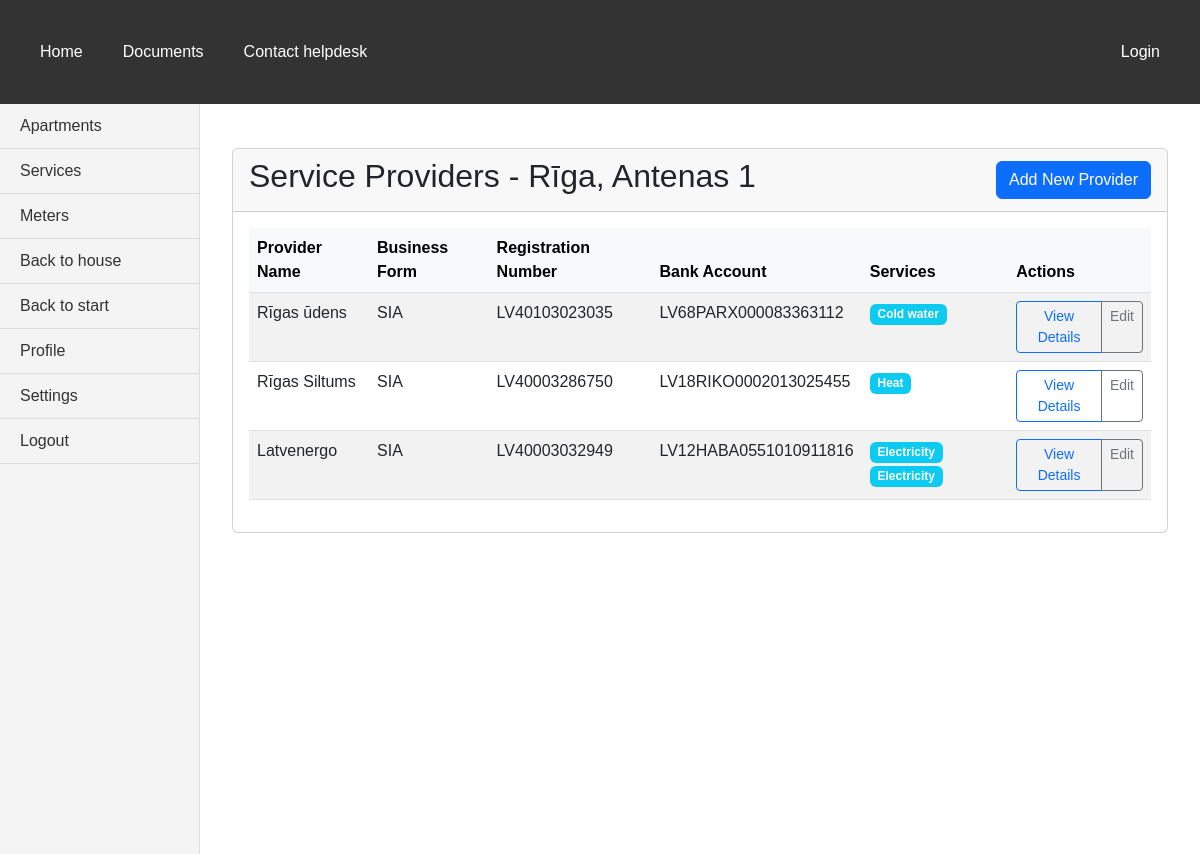
The app's page /bills/houses/11/providers/ with its own data.
### bills/models.py (models this page shows, shortened)
class House(models.Model):
    CALCULATION_CHOICES = [
        ('volume', 'Volume'),
        ('object_count', 'Object count'),
        ('part_of_house', 'Part of house'),
        ('living_person_count', 'Living person count'),
        ('declared_person_count', 'Declared person count'),
    ]
    CHOICES_WATER_DIFFERENCE_CALCULATION = [
        (None, 'Select water difference calculation method'),
        ('object_count', 'Object count'),
        ('last_month_consumption', 'Last month consumption'),
        ('last_3_months_consumption', 'Last 3 months consumption'),
        ('part_of_house', 'Part of house'),
        ('living_person_count', 'Living person count'),
        ('declared_person_count', 'Declared person count'),
        ('room_wo_person', 'Room without person'),
        ]
    address = models.CharField(max_length=50, validators=[
        MinLengthValidator(6, 'Must be at least 6 characters'),
        MaxLengthValidator(50, 'Max length is 50 characters')
    ])
    apartment_count = models.IntegerField(validators=[MinValueValidator(0, 'Can not be negative number')])
    area_of_apartments_total = models.IntegerField(validators=[MinValueValidator(0, 'Can not be negative number')])
    area_of_apartments_heated_total = models.IntegerField("Total heated area of apartments", validators=[MinValueValidator(0, 'Can not be negative number')])
    living_person_count = models.IntegerField("Count of living persons", validators=[MinValueValidator(0, 'Can not be negative number')])
    declared_person_count = models.IntegerField("Count of declared persons", validators=[MinValueValidator(0, 'Can not be negative number')])
    area_total = models.IntegerField(validators=[MinValueValidator(0, 'Can not be negative number')])
    water_calculation_type_1 = models.CharField(max_length=30, choices=CALCULATION_CHOICES, default='volume')
    water_calculation_type_2 = models.CharField(max_length=30, choices=CALCULATION_CHOICES, default='living_person_count')
    water_difference_calculation = models.CharField(max_length=30, choices=CHOICES_WATER_DIFFERENCE_CALCULATION, default='object_count')
    waste_calculation_type = models.CharField(max_length=30, choices=CALCULATION_CHOICES, default='living_person_count')
    waste_water_calculation_type = models.CharField(max_length=30, choices=CALCULATION_CHOICES, default='living_person_count')
    norm_for_person = models.DecimalField(max_digits=10, decimal_places=2, default=0)

class Provider(models.Model):
    name = models.CharField(max_length=50, validators=[
        MinLengthValidator(2, 'Must be at least 2 characters'),
        MaxLengthValidator(50, 'Max length is 50 characters'),
        valid_provider_name
    ])
    CHOICES = [('SIA', 'SIA'), ('SIA', 'AS'), ('IU', 'IU'), ('SDV', 'SDV')]
    business_form = models.CharField(max_length=15, choices=CHOICES)
    reg_number = models.CharField(max_length=25, validators=[
        MinLengthValidator(11, 'Must be at least 11 characters'),
        MaxLengthValidator(25, 'Max length is 25 characters'),
        valid_reg_number
    ])
    account = models.CharField(max_length=25, validators=[
        MinLengthValidator(10, 'Must be at least 10 characters'),
        MaxLengthValidator(25, 'Max length is 25 characters'),
        valid_bank_account
    ])

class Service(models.Model):
    house = models.ForeignKey(House, on_delete=models.CASCADE, default=None)
    NAME_CHOICES = [(None, 'Select service'), ('cold_water', 'Cold water'), ('electricity', 'Electricity'), ('hot_water', 'Hot water'), ('heat', 'Heat'), ('other', 'Other')]
    name = models.CharField(max_length=30, choices=NAME_CHOICES, validators=[MinLengthValidator(3, 'Must be at least 3 characters')])
    provider = models.ForeignKey(Provider, on_delete=models.PROTECT, default=None)
    CHOICES = [
        ('object_count', 'Count of objects (524.4.1)'),
        ('part_of_house', 'Part of house (524.4.2)'),
        ('living_person_count', 'Count of living persons (524.4.3)'),
        ('declared_person_count', 'Count of declared persons (524.4.4)'),
        ('area', 'Area (524.17.1)'),
        ('heated_area', 'Heated area'),
        ('volume', 'Volume (524.17.2)'),
        ('one_time_payment', 'One time payment'),
    ]
    service_type = models.CharField(max_length=30, choices=CHOICES)
    measuring_units = models.CharField(max_length=15, validators=[
        MinLengthValidator(1, 'Must be at least 1 character')
    ])
    price_per_unit = models.DecimalField(max_digits=10, decimal_places=2)

### bills/views.py (the view)
# urls.py: path("houses/<int:house_id>/providers/", views.houses_providers, name='providers_by_house'),
def houses_providers(request, house_id):
    house = get_object_or_404(House, id=house_id)
    providers = Provider.objects.filter(service__house=house).distinct()
    return render(request, 'bills/house_providers.html', {'house': house, 'providers': providers})

### bills/templates/bills/house_providers.html (shortened to what this page needs)
{% extends 'base.html' %}
{% load i18n %}
{% block sidebar %}
<aside class="vertical-menu">
    <a href="{% url 'apartments_by_house' house.id %}">Apartments</a>
    <a href="{% url 'services_by_house' house.id %}">Services</a>
    <a href="{% url 'meters_by_house' house.id %}">Meters</a>
    <a href="{% url 'house_update' house.id %}">Back to house</a>
    <a href="{% url 'index' %}">Back to start</a>
    <a href="#">Profile</a>
    <a href="#">Settings</a>
    <a href="#">Logout</a>
</aside>
{% endblock %}
{% block content %}
<div class="container mt-4">
    <div class="card">
        <div class="card-header d-flex justify-content-between align-items-center">
            <h2>{% translate "Service Providers" %} - {{ house.address }}</h2>
            <a href="{% url 'add_provider' %}" class="btn btn-primary">
                {% translate "Add New Provider" %}
            </a>
        </div>
        <div class="card-body">
            {% if providers %}
                <div class="table-responsive">
                    <table class="table table-striped table-hover">
                        <thead class="table-light">
                            <tr>
                                <th>{% translate "Provider Name" %}</th>
                                <th>{% translate "Business Form" %}</th>
                                <th>{% translate "Registration Number" %}</th>
                                <th>{% translate "Bank Account" %}</th>
                                <th>{% translate "Services" %}</th>
                                <th>{% translate "Actions" %}</th>
                            </tr>
                        </thead>
                        <tbody>
                            {% for provider in providers %}
                            <tr>
                                <td>{{ provider.name }}</td>
                                <td>{{ provider.business_form }}</td>
                                <td>{{ provider.reg_number }}</td>
                                <td>{{ provider.account }}</td>
                                <td>
                                    {% for service in provider.service_set.all %}
                                        {% if service.house == house %}
                                            <span class="badge bg-info">{{ service.get_name_display }}</span>
                                        {% endif %}
                                    {% endfor %}
                                </td>
                                <td>
                                    <div class="btn-group" role="group">
                                        <a href="#" class="btn btn-sm btn-outline-primary">
                                            {% translate "View Details" %}
                                        </a>
                                        <a href="{% url 'provider_update' provider.id %}" class="btn btn-sm btn-outline-secondary">
                                            {% translate "Edit" %}
                                        </a>
                                    </div>
                                </td>
                            </tr>
                            {% endfor %}
                        </tbody>
                    </table>
                </div>
            {% else %}
                <div class="alert alert-info">
                    {% translate "No providers found for this house." %}
                </div>
            {% endif %}
        </div>
    </div>
</div>
{% endblock %}

### static/css/styles.css (style rules this page uses)
body { margin: 0; font-family: Arial, sans-serif; display: flex; flex-direction: column; }
.vertical-menu { width: 200px; background-color: #f4f4f4; padding: 0; margin: 0; border-right: 1px solid #ddd; display: flex; flex-direction: column; min-height: calc(100vh - 50px); }
.vertical-menu a { padding: 10px 20px; text-decoration: none; color: #333; border-bottom: 1px solid #ddd; }

### records on screen
House: address "Rīga, Antenas 1"
Provider: name "Rīgas ūdens", business_form "SIA", reg_number "LV40103023035", account "LV68PARX000083363112"
Service: name "Cold water"
Provider: name "Rīgas Siltums", business_form "SIA", reg_number "LV40003286750", account "LV18RIKO0002013025455"
Service: name "Heat"
Provider: name "Latvenergo", business_form "SIA", reg_number "LV40003032949", account "LV12HABA0551010911816"
Service: name "Electricity"
Service: name "Electricity"
